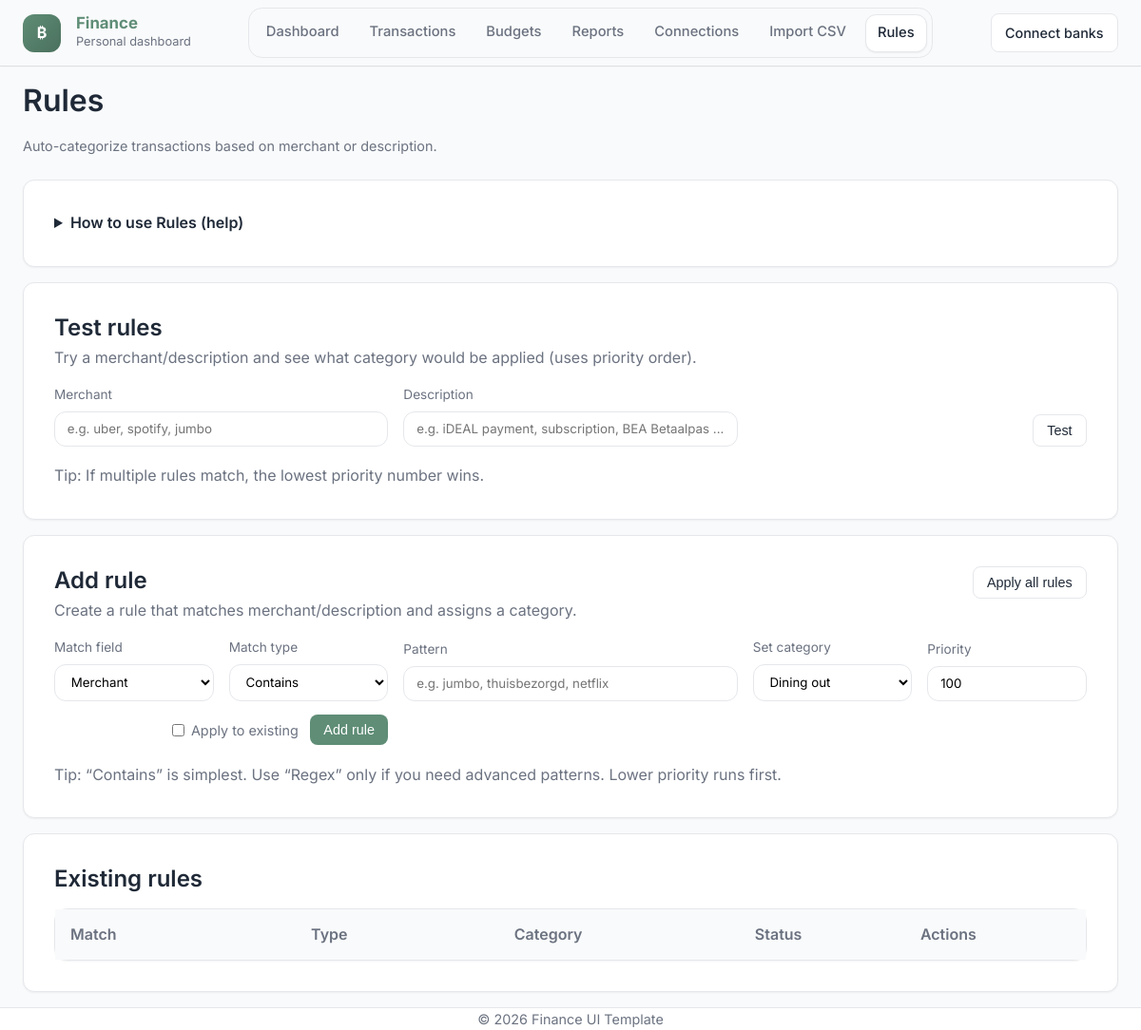
Before: /rules with the older database file.
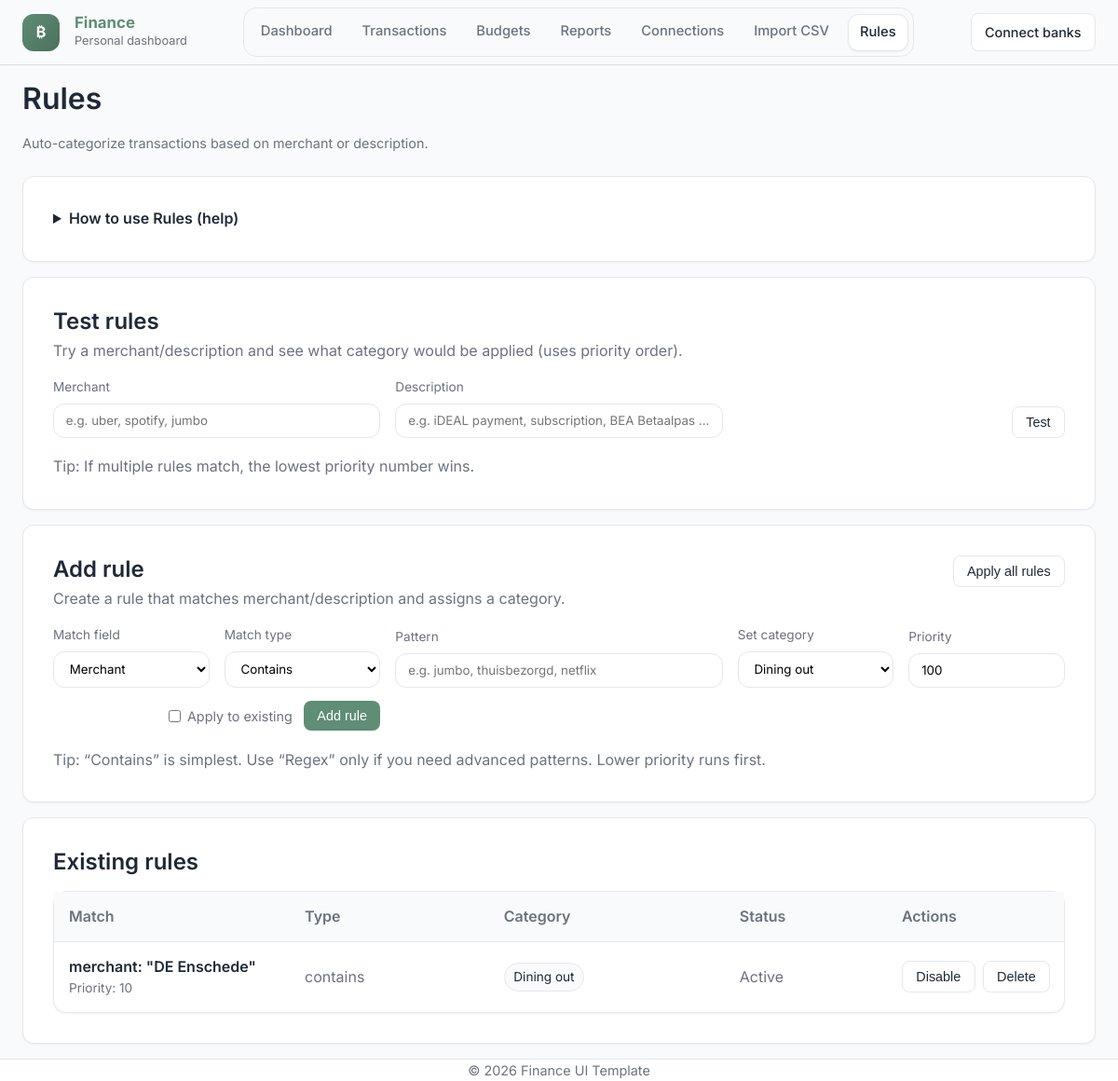
After: the same page with the newer database file.
### models.py (models this page shows)
class Rule(db.Model):
    id = db.Column(db.Integer, primary_key=True)
    match_field = db.Column(db.String(20), nullable=False)
    match_type = db.Column(db.String(20), nullable=False, default="contains")
    pattern = db.Column(db.String(255), nullable=False)
    category_id = db.Column(db.Integer, db.ForeignKey("category.id"), nullable=False)
    category = db.relationship("Category", backref=db.backref("rules", lazy=True))
    is_active = db.Column(db.Boolean, nullable=False, default=True)
    priority = db.Column(db.Integer, nullable=False, default=100)  # lower = earlier
    created_at = db.Column(db.DateTime, default=datetime.utcnow)

class Category(db.Model):
    id = db.Column(db.Integer, primary_key=True)
    name = db.Column(db.String(80), unique=True, nullable=False)
    transactions = db.relationship("Transaction", backref="category", lazy=True)

### app.py (the view)
@app.get("/rules")
def rules_page():
    rules = Rule.query.order_by(Rule.priority.asc(), Rule.id.asc()).all()
    categories = Category.query.order_by(Category.name.asc()).all()
    return render_template("rules.html", rules=rules, categories=categories)

### app.py (called while the page is built)
@app.context_processor
def inject_now():
    return {"current_year": date.today().year}

### templates/rules.html (shortened to what the changed rows need)
{% extends "base.html" %}
{% block content %}
<div class="card-header">
  <div>
    <h1>Rules</h1>
  </div>
</div>
    <div class="card" style="margin-bottom:1rem;">
  <div class="rules-head">
    <div>
      <h2 style="margin:0;">Test rules</h2>
    </div>
  </div>
</div>
<div class="card">
  <div class="rules-head">
    <div>
      <h2 style="margin:0;">Add rule</h2>
    </div>
  </div>
</div>
<div class="card" style="margin-top:1rem;">
  <h2 style="margin-top:0;">Existing rules</h2>
  <div class="surface-list">
    {% for r in rules %}
    <div class="tx-row" style="grid-template-columns: 1.2fr 1fr 1.2fr .8fr .8fr;">
      <div>
        <div style="font-weight:600;">{{ r.match_field }}: "{{ r.pattern }}"</div>
        <div class="muted" style="font-size:.85rem;">Priority: {{ r.priority }}</div>
      </div>
      <div class="muted">{{ r.match_type }}</div>
      <div><span class="badge">{{ r.category.name }}</span></div>
      <div class="muted">{{ "Active" if r.is_active else "Off" }}</div>
      <div style="display:flex; gap:.5rem;">
        <form method="post" action="{{ url_for('toggle_rule', rule_id=r.id) }}">
          <button class="btn btn-outline btn-sm" type="submit">
            {{ "Disable" if r.is_active else "Enable" }}
          </button>
        </form>
        <form method="post" action="{{ url_for('delete_rule', rule_id=r.id) }}"
              onsubmit="return confirm('Delete this rule?')">
          <button class="btn btn-outline btn-sm" type="submit">Delete</button>
        </form>
      </div>
    </div>
    {% endfor %}
  </div>
</div>
{% endblock %}

Changed rows visible on the page:
added Rule: match_field "merchant", pattern "DE Enschede", priority "10", match_type "contains", category.name "Dining out", is_active "Active", is_active "Disable"
